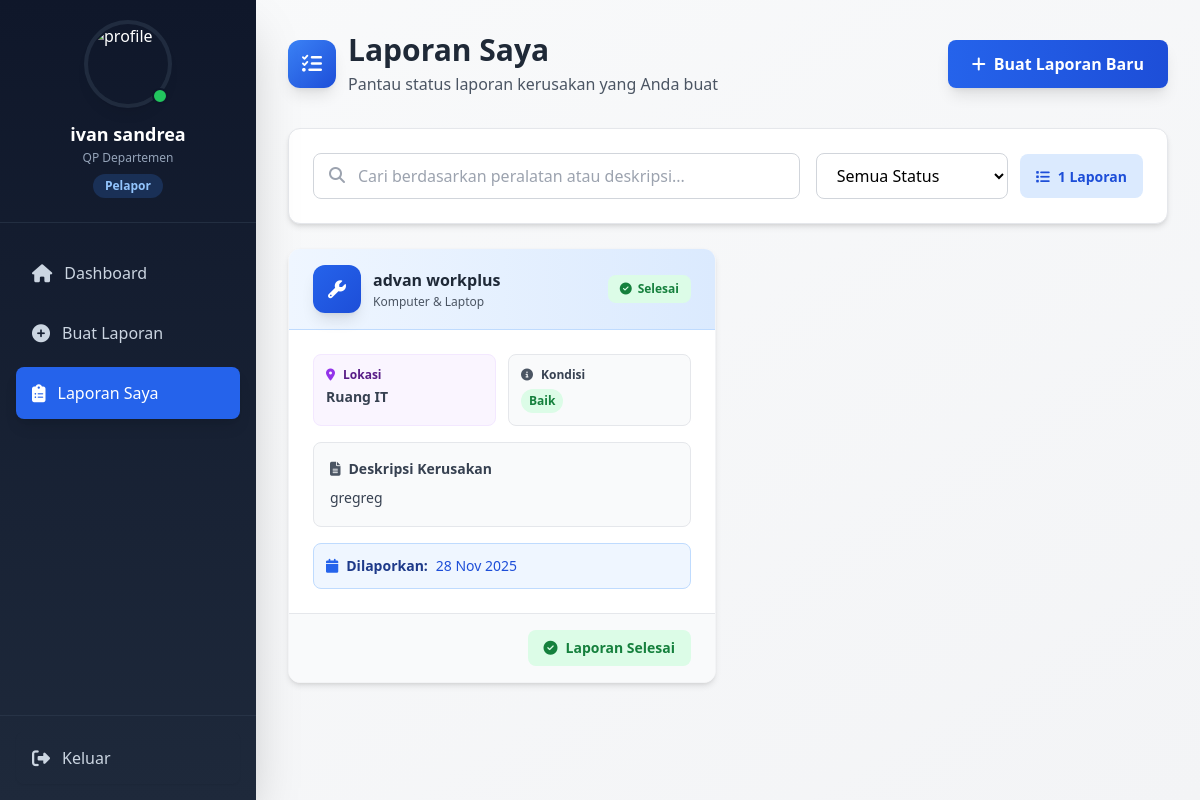
/pelapor/laporan/data.php (signed in), run on the app's committed database.
### tables this page shows
CREATE TABLE `laporan_kerusakan` (
  `id_laporan` int(11) NOT NULL,
  `id_user` int(11) NOT NULL,
  `id_peralatan` int(11) NOT NULL,
  `deskripsi` text DEFAULT NULL,
  `tanggal_lapor` date DEFAULT curdate(),
  `status` enum('belum diperbaiki','sedang diperbaiki','selesai') DEFAULT 'belum diperbaiki'
);

CREATE TABLE `peralatan` (
  `id_peralatan` int(11) NOT NULL,
  `nama_peralatan` varchar(100) NOT NULL,
  `jenis` varchar(100) DEFAULT NULL,
  `lokasi` varchar(100) DEFAULT NULL,
  `kondisi` enum('baik','rusak','dalam perbaikan') DEFAULT 'baik'
);

### pelapor/laporan/data.php (the view, shortened to what this page needs)
<?php
include '../../config/koneksi.php';
$id_user = $_SESSION['user_id'];
$count_result = $koneksi->prepare("SELECT COUNT(*) as total FROM laporan_kerusakan WHERE id_user = ?");
$count_result->bind_param("i", $id_user);
$count_result->execute();
$count_data = $count_result->get_result()->fetch_assoc();
$total_laporan = $count_data['total'];
$query = $koneksi->prepare("
    SELECT
        lk.id_laporan,
        lk.deskripsi,
        lk.tanggal_lapor,
        lk.status,
        p.nama_peralatan,
        p.jenis,
        p.lokasi,
        p.kondisi
    FROM laporan_kerusakan lk
    INNER JOIN peralatan p ON lk.id_peralatan = p.id_peralatan
    WHERE lk.id_user = ?
    ORDER BY
        CASE
            WHEN lk.status = 'belum diperbaiki' THEN 1
            WHEN lk.status = 'sedang diperbaiki' THEN 2
            WHEN lk.status = 'selesai' THEN 3
        END,
        lk.tanggal_lapor DESC
");
$query->bind_param("i", $id_user);
$query->execute();
$result = $query->get_result();
?>
<!DOCTYPE html>
<html lang="id">
<head>
    <script src="https://cdn.tailwindcss.com"></script>
    <script src="https://cdn.tailwindcss.com?plugins=line-clamp"></script>
    <link rel="stylesheet" href="https://cdnjs.cloudflare.com/ajax/libs/font-awesome/6.4.0/css/all.min.css">
</head>
<body class="bg-gradient-to-br from-gray-50 to-gray-100 min-h-screen">
    <?php include '../../includes/sidebar.php'; ?>
    <div class="ml-64 p-8">
        <div class="mb-8">
            <div class="flex items-center justify-between">
                <div class="flex items-center gap-3">
                    <div class="w-12 h-12 bg-gradient-to-br from-blue-500 to-blue-700 rounded-xl flex items-center justify-center shadow-lg">
                        <i class="fa-solid fa-list-check text-white text-xl"></i>
                    </div>
                    <div>
                        <h1 class="text-3xl font-bold text-gray-800">Laporan Saya</h1>
                        <p class="text-gray-600 mt-1">Pantau status laporan kerusakan yang Anda buat</p>
                    </div>
                </div>
                <a href="buat.php" class="inline-flex items-center gap-2 bg-gradient-to-r from-blue-600 to-blue-700 hover:from-blue-700 hover:to-blue-800 text-white px-6 py-3 rounded-lg font-semibold transition-all duration-200 shadow-lg hover:shadow-xl transform hover:scale-105">
                    <i class="fa-solid fa-plus"></i>
                    Buat Laporan Baru
                </a>
            </div>
        </div>
        <div class="bg-white shadow-md rounded-xl p-6 mb-6 border border-gray-200">
            <div class="flex flex-col md:flex-row md:items-center gap-4">
                <div class="relative flex-1">
                    <input type="text" id="searchInput" placeholder="Cari berdasarkan peralatan atau deskripsi..."
                        class="pl-11 pr-4 py-2.5 border border-gray-300 rounded-lg focus:outline-none focus:ring-2 focus:ring-blue-500 focus:border-transparent w-full transition">
                    <i class="fa-solid fa-magnifying-glass absolute left-4 top-3.5 text-gray-400"></i>
                </div>
                <div class="flex items-center gap-3">
                    <select id="filterStatus" class="px-4 py-2.5 border border-gray-300 rounded-lg focus:outline-none focus:ring-2 focus:ring-blue-500 focus:border-transparent transition bg-white">
                        <option value="">Semua Status</option>
                    </select>
                    <div class="px-4 py-2.5 bg-blue-100 rounded-lg whitespace-nowrap">
                        <span class="text-sm font-semibold text-blue-700">
                            <i class="fa-solid fa-list mr-2"></i><span id="totalCount"><?php echo $total_laporan; ?></span> Laporan
                        </span>
                    </div>
                </div>
            </div>
        </div>
        <div id="cardsGrid" class="grid grid-cols-1 lg:grid-cols-2 xl:grid-cols-3 gap-6">
            <?php if ($total_laporan === 0): ?>
                <div class="col-span-full bg-white rounded-xl shadow-md p-12 text-center">
                    <div class="inline-flex items-center justify-center w-20 h-20 bg-blue-100 rounded-full mb-4">
                        <i class="fa-solid fa-clipboard-list text-blue-500 text-3xl"></i>
                    </div>
                    <h3 class="text-lg font-semibold text-gray-800 mb-2">Belum Ada Laporan</h3>
                    <p class="text-gray-600 mb-4">Anda belum membuat laporan kerusakan</p>
                    <a href="buat.php" class="inline-flex items-center gap-2 bg-blue-600 hover:bg-blue-700 text-white px-6 py-3 rounded-lg font-semibold transition-all">
                        <i class="fa-solid fa-plus"></i>
                        Buat Laporan Pertama
                    </a>
                </div>
            <?php else: ?>
                <?php while ($laporan = $result->fetch_assoc()):
                    $status_config = [
                        'belum diperbaiki' => ['bg' => 'bg-red-100', 'text' => 'text-red-700', 'icon' => 'fa-clock', 'label' => 'Belum Diperbaiki'],
                        'sedang diperbaiki' => ['bg' => 'bg-yellow-100', 'text' => 'text-yellow-700', 'icon' => 'fa-tools', 'label' => 'Sedang Diperbaiki'],
                        'selesai' => ['bg' => 'bg-green-100', 'text' => 'text-green-700', 'icon' => 'fa-check-circle', 'label' => 'Selesai']
                    ];
                    $status = $status_config[$laporan['status']];
                    $kondisi_config = [
                        'baik' => ['bg' => 'bg-green-100', 'text' => 'text-green-700'],
                        'rusak' => ['bg' => 'bg-red-100', 'text' => 'text-red-700'],
                        'dalam perbaikan' => ['bg' => 'bg-orange-100', 'text' => 'text-orange-700']
                    ];
                    $kondisi = $kondisi_config[$laporan['kondisi']];
                ?>
                    <div class="laporan-card bg-white rounded-xl shadow-md hover:shadow-xl transition-all duration-300 overflow-hidden border border-gray-100 transform hover:-translate-y-1 flex flex-col h-full"
                        data-status="<?php echo $laporan['status']; ?>"
                        data-search="<?php echo strtolower($laporan['nama_peralatan'] . ' ' . $laporan['deskripsi']); ?>">
                        <div class="bg-gradient-to-r from-blue-50 to-blue-100 px-6 py-4 border-b border-blue-200 flex-shrink-0">
                            <div class="flex items-center justify-between gap-3">
                                <div class="flex items-center gap-3 flex-1 min-w-0">
                                    <div class="w-12 h-12 rounded-xl bg-gradient-to-br from-blue-600 to-blue-700 flex items-center justify-center shadow-lg flex-shrink-0">
                                        <i class="fa-solid fa-wrench text-white text-lg"></i>
                                    </div>
                                    <div class="flex-1 min-w-0">
                                        <h3 class="text-base font-bold text-gray-800 truncate"><?php echo htmlspecialchars($laporan['nama_peralatan']); ?></h3>
                                        <p class="text-xs text-gray-600 mt-0.5 truncate"><?php echo htmlspecialchars($laporan['jenis']); ?></p>
                                    </div>
                                </div>
                                <span class="status-badge <?php echo $status['bg']; ?> <?php echo $status['text']; ?> px-3 py-1.5 rounded-lg text-xs font-bold flex items-center gap-1.5 whitespace-nowrap flex-shrink-0">
                                    <i class="fa-solid <?php echo $status['icon']; ?>"></i>
                                    <span class="hidden sm:inline"><?php echo $status['label']; ?></span>
                                </span>
                            </div>
                        </div>
                        <div class="p-6 space-y-4 flex-1 flex flex-col">
                            <div class="grid grid-cols-2 gap-3 flex-shrink-0">
                                <div class="bg-purple-50 rounded-lg p-3 border border-purple-100">
                                    <div class="flex items-center gap-2 mb-1">
                                        <i class="fa-solid fa-map-marker-alt text-purple-600 text-xs"></i>
                                        <span class="text-xs font-bold text-purple-900">Lokasi</span>
                                    </div>
                                    <p class="text-sm text-gray-700 font-semibold truncate"><?php echo htmlspecialchars($laporan['lokasi']); ?></p>
                                </div>
                                <div class="bg-gray-50 rounded-lg p-3 border border-gray-200">
                                    <div class="flex items-center gap-2 mb-1">
                                        <i class="fa-solid fa-info-circle text-gray-600 text-xs"></i>
                                        <span class="text-xs font-bold text-gray-700">Kondisi</span>
                                    </div>
                                    <span class="inline-block text-xs font-bold px-2 py-1 rounded-full <?php echo $kondisi['bg']; ?> <?php echo $kondisi['text']; ?>">
                                        <?php echo ucfirst($laporan['kondisi']); ?>
                                    </span>
                                </div>
                            </div>
                            <div class="bg-gray-50 rounded-lg p-4 border border-gray-200 flex-1 min-h-0">
                                <div class="flex items-center gap-2 mb-2">
                                    <i class="fa-solid fa-file-lines text-gray-600 text-sm"></i>
                                    <span class="text-sm font-bold text-gray-700">Deskripsi Kerusakan</span>
                                </div>
                                <p class="text-sm text-gray-700 leading-relaxed line-clamp-3">
                                    <?php echo nl2br(htmlspecialchars($laporan['deskripsi'])); ?>
                                </p>
                            </div>
                            <div class="bg-blue-50 rounded-lg p-3 border border-blue-200 flex-shrink-0">
                                <div class="flex items-center gap-2 text-sm">
                                    <i class="fa-solid fa-calendar text-blue-600"></i>
                                    <span class="font-semibold text-blue-900">Dilaporkan:</span>
                                    <span class="text-blue-700"><?php echo date('d M Y', strtotime($laporan['tanggal_lapor'])); ?></span>
                                </div>
                            </div>
                        </div>
                        <div class="bg-gray-50 px-6 py-4 flex items-center justify-end gap-2 border-t border-gray-200 flex-shrink-0 mt-auto">
                            <?php if ($laporan['status'] === 'selesai'): ?>
                                <span class="inline-flex items-center gap-2 bg-green-100 text-green-700 px-4 py-2 rounded-lg text-sm font-semibold">
                                    <i class="fa-solid fa-check-circle"></i>
                                    Laporan Selesai
                                </span>
                            <?php endif; ?>
                        </div>
                    </div>
                <?php endwhile; ?>
            <?php endif; ?>
        </div>
    </div>
</body>
</html>

### data on the page
laporan_kerusakan: id_peralatan.nama_peralatan "advan workplus", id_peralatan.jenis "Komputer & Laptop", status "Selesai", id_peralatan.lokasi "Ruang IT", id_peralatan.kondisi "Baik", deskripsi "gregreg", tanggal_lapor "28 Nov 2025", shows "Laporan Selesai"

### other printed values
$_SESSION['nama'] "ivan sandrea"
$_SESSION['departemen'] "QP Departemen"
$total_laporan "1"
